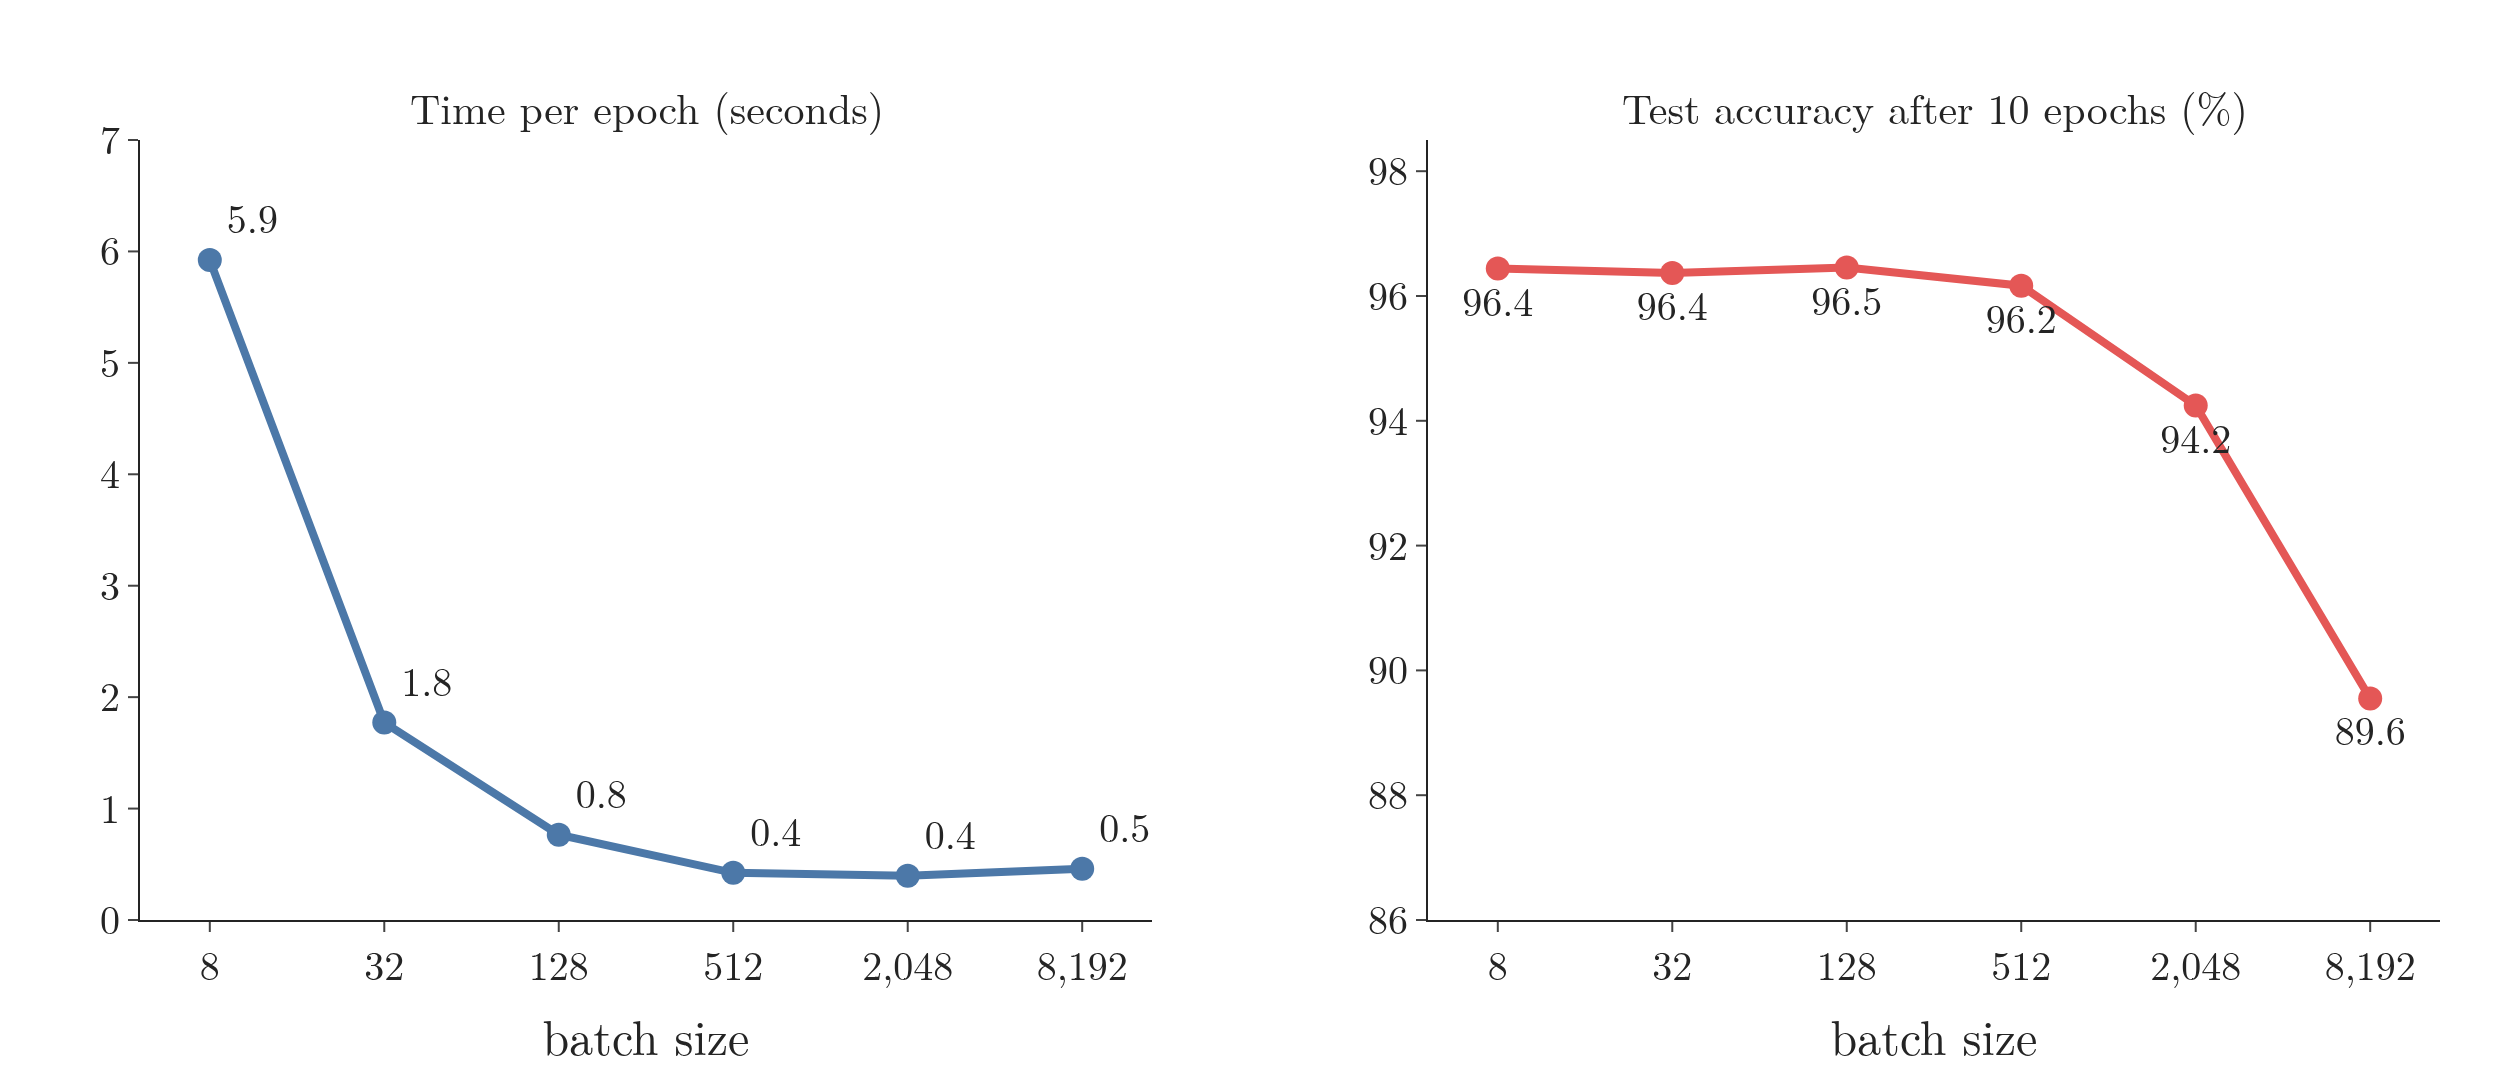

Recreate this plot in Python.
"""Batch size, measured on MNIST (data/batch_size.json from experiments/batch_size.py: 32-32-32 ReLU network, Adam,
10 epochs, mean of 2 seeds, one GPU). Left: seconds per epoch; right: test accuracy after the 10 epochs. Plotly."""
import json
from pathlib import Path

import plotly.graph_objects as go
from plotly.subplots import make_subplots

HERE = Path(__file__).parent
R = {int(k): v for k, v in json.load(open(HERE.parent / "data" / "batch_size.json")).items()}
B = sorted(R)
sec = [R[b]["sec_per_epoch"] for b in B]
acc = [100 * R[b]["acc"] for b in B]
assert sec[0] > 10 * min(sec) and acc[-1] < acc[0] - 5 and max(acc[:3]) - min(acc[:3]) < 0.5
X = list(range(len(B)))
fig = make_subplots(rows=1, cols=2, horizontal_spacing=0.12,
                    subplot_titles=("Time per epoch (seconds)", "Test accuracy after 10 epochs (%)"))
fig.add_scatter(x=X, y=sec, mode="lines+markers+text", text=[f"{v:.1f}" for v in sec], textposition="top right",
                line=dict(color="#4C78A8", width=4), marker=dict(size=12), showlegend=False, row=1, col=1)
fig.add_scatter(x=X, y=acc, mode="lines+markers+text", text=[f"{v:.1f}" for v in acc], textposition="bottom center",
                line=dict(color="#E45756", width=4), marker=dict(size=12), showlegend=False, row=1, col=2)
fig.update_xaxes(tickvals=X, ticktext=[f"{b:,}" for b in B], title_text="batch size", range=[-0.4, len(B) - 0.6])
fig.update_yaxes(range=[0, 7], row=1, col=1)
fig.update_yaxes(range=[86, 98.5], row=1, col=2)
fig.update_layout(template="simple_white", width=1250, height=540, font=dict(family="Latin Modern Roman", size=20),
                  margin=dict(l=70, r=30, t=70, b=80))
for a in fig.layout.annotations[:2]:
    a.font.size = 21
fig.write_image(HERE / "batch_size.png", scale=2)
